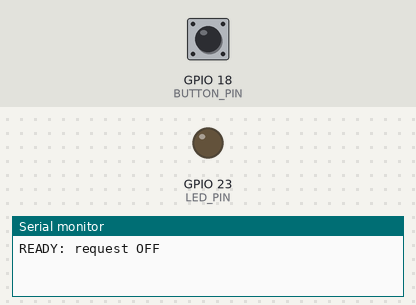
Simulated run of this sketch. Board: ESP32. Shown: output pins drawn as LEDs (lit = HIGH), the last lines printed to the serial monitor. Inputs (shaded band) come from the test bench; at power-on: GPIO 18 (BUTTON_PIN) HIGH.

Above: at 1.2 s.
1.3 s: GPIO 18 (BUTTON_PIN) pulled LOW for 0.15 s
At 1.7 s:
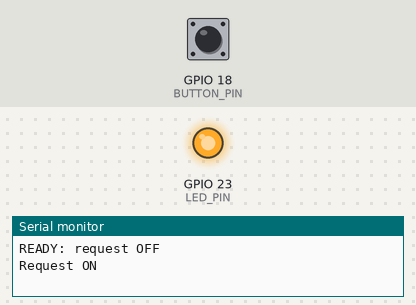
2.9 s: GPIO 18 (BUTTON_PIN) pulled LOW for 1 s
At 4.1 s:
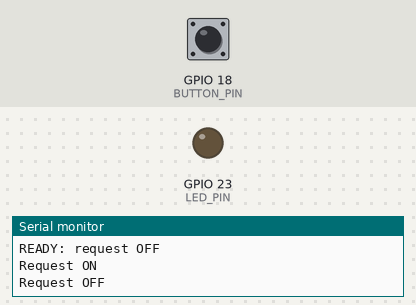
5.4 s: GPIO 18 (BUTTON_PIN) pulled LOW for 3.2 s
At 6.0 s:
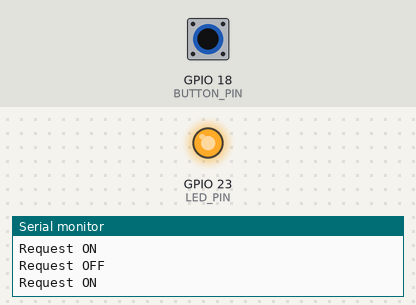
Timing chart, 0 to 8.4 s (numbered marks = the images above; inputs shaded):
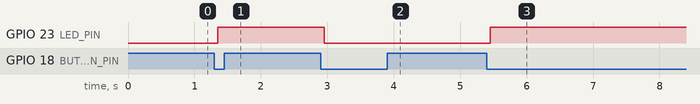

The sketch:

remember_request.ino
```cpp
const int LED_PIN = 23;
const int BUTTON_PIN = 18;
const unsigned long DEBOUNCE_MS = 50;

bool requestOn = false;   // 버튼을 놓아도 유지할 요청 상태
int lastRaw = HIGH;      // 직전에 읽은 원래 입력
int stableButton = HIGH; // 안정된 입력
unsigned long lastChangeAt = 0;

void setup() {
  pinMode(LED_PIN, OUTPUT);
  pinMode(BUTTON_PIN, INPUT_PULLUP);
  digitalWrite(LED_PIN, LOW);
  Serial.begin(115200);
  // 시작할 때 이미 눌린 버튼은 새 요청으로 세지 않아요.
  lastRaw = digitalRead(BUTTON_PIN);
  stableButton = lastRaw;
  lastChangeAt = millis();
  Serial.println("READY: request OFF");
}

void loop() {
  int raw = digitalRead(BUTTON_PIN);
  unsigned long now = millis();

  // 원래 입력이 바뀌면 안정 시간을 다시 측정해요.
  if (raw != lastRaw) {
    lastChangeAt = now;
    lastRaw = raw;
  }

  // 같은 값이 50 ms 이상 유지되어야 새 입력으로 인정해요.
  if (now - lastChangeAt >= DEBOUNCE_MS && raw != stableButton) {
    int previousStable = stableButton;
    stableButton = raw;

    // 안정된 입력이 HIGH -> LOW로 변한 순간에만 반전!
    if (previousStable == HIGH && stableButton == LOW) {
      requestOn = !requestOn;
      digitalWrite(LED_PIN, requestOn ? HIGH : LOW);
      Serial.println(requestOn ? "Request ON" : "Request OFF");
    }
  }
}
```

Measured:
- after the input at 1.3 s, GPIO 23 (LED_PIN): LOW → HIGH after 0.05 s
- after the input at 2.9 s, GPIO 23 (LED_PIN): HIGH → LOW after 0.05 s
- after the input at 5.4 s, GPIO 23 (LED_PIN): LOW → HIGH after 0.05 s
